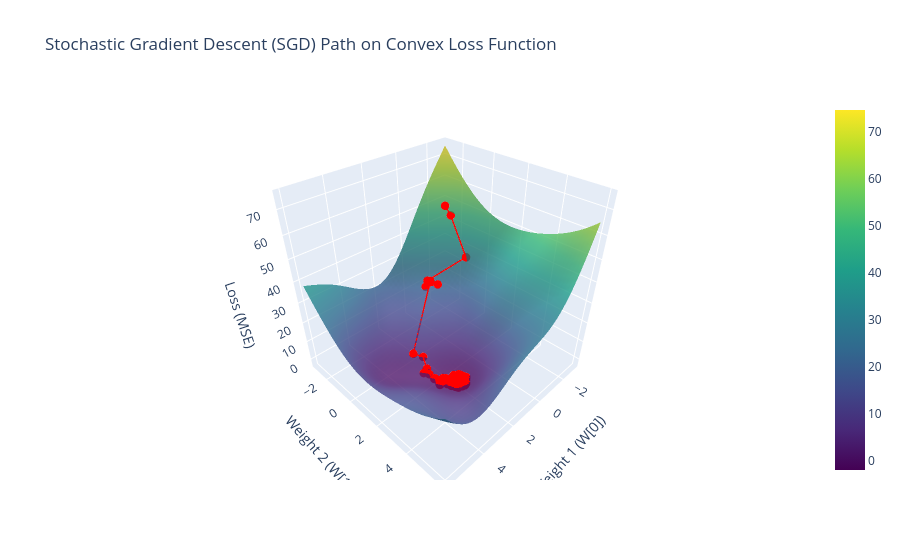

Source (notebook cell):
### Markdown cell above
::: {{layout-ncol=2}}
![Stochastic gradient descent near a piecewise linear saddle point.](attachment:image-2.png)

![Contour plot of Convex function with SGD reaching on Global minimum with much noise](attachment:image.png)
:::

### Code cell
import numpy as np
import plotly.graph_objects as go
from pydataset import data
import plotly.express as px
from plotly.offline import download_plotlyjs, init_notebook_mode, plot, iplot
import cufflinks as cf
init_notebook_mode(connected=True)
cf.go_offline()
# Generate a simple dataset for a linear regression task with 2D weights
np.random.seed(42)
X_data = np.linspace(-2, 2, 100).reshape(-1, 1)
X_data = np.hstack((X_data, np.ones_like(X_data)))  # Adding a bias column
y_data = 3 * X_data[:, 0] + 2 + np.random.normal(0, 0.5, X_data.shape[0])  # Linear relationship with noise

# Define the loss function (Mean Squared Error) and gradient
def loss_function(W, X, y):
    # Add a sinusoidal term to make the function non-convex
    preds = W[0] * X[:, 0] + W[1] * X[:, 1]
    # The sinusoidal term introduces local minima
    return np.mean((preds - y)**2) + 5 * np.sin(W[0]) * np.cos(W[1])

def gradient(W, x, y):
    # Calculate the predictions and error
    preds = W[0] * x[:, 0] + W[1] * x[:, 1]
    error = preds - y
    
    # Compute the gradient with an additional sinusoidal component
    grad_w0 = np.mean(2 * error * x[:, 0]) + 5 * np.cos(W[0]) * np.cos(W[1])
    grad_w1 = np.mean(2 * error * x[:, 1]) - 5 * np.sin(W[0]) * np.sin(W[1])
    
    return np.array([grad_w0, grad_w1])

# Initialize parameters for SGD
learning_rate = 0.1
epochs = 1
W = np.array([-2.0, -2])  # Starting with higher values for weights

# Lists to store weight and loss values for plotting
W_vals, loss_vals = [W.copy()], [loss_function(W, X_data, y_data)]

# Perform SGD
for epoch in range(epochs):
    # Shuffle data indices
    indices = np.random.permutation(len(X_data))
    X_data_shuffled = X_data[indices]
    y_data_shuffled = y_data[indices]
    
    # Update weights for each sample in the dataset
    for i in range(len(X_data_shuffled)):
        x_i = X_data_shuffled[i].reshape(1, -1)
        y_i = y_data_shuffled[i]
        
        # Compute gradient using single data point
        grad = gradient(W, x_i, np.array([y_i]))
        
        # Update weights
        W -= learning_rate * grad
        
        # Store values for 3D plot
        W_vals.append(W.copy())
        loss_vals.append(loss_function(W, X_data, y_data))

# Convert weight values into 3D coordinates for plotting
W_vals = np.array(W_vals)
loss_vals = np.array(loss_vals)
x_path, y_path = W_vals[:, 0], W_vals[:, 1]
z_path = loss_vals

# Create a meshgrid for the 3D surface of the convex function
x_range = np.linspace(-3, 6, 50)
y_range = np.linspace(-3, 6, 50)
X, Y = np.meshgrid(x_range, y_range)
Z = np.array([loss_function([x, y], X_data, y_data) for x, y in zip(np.ravel(X), np.ravel(Y))])
Z = Z.reshape(X.shape)

# Plotting with Plotly
fig = go.Figure()

# Add the 3D surface for the convex function (loss landscape)
fig.add_trace(go.Surface(z=Z, x=X, y=Y, colorscale="Viridis", opacity=0.8))

# Add the noisy SGD path as a scatter plot
fig.add_trace(go.Scatter3d(
    x=x_path, y=y_path, z=z_path,
    mode='markers+lines',
    marker=dict(size=5, color='red'),
    line=dict(color='red', width=3),
    name="Noisy SGD Path"
))

# Labels and layout adjustments
fig.update_layout(
    title="Stochastic Gradient Descent (SGD) Path on Convex Loss Function",
    scene=dict(
        xaxis_title='Weight 1 (W[0])',
        yaxis_title='Weight 2 (W[1])',
        zaxis_title='Loss (MSE)',
    )
)

fig.show()

### Figure 1 — Plotly figure (JSON) as saved in the notebook; plotly's stock layout.template omitted (floating-point values rounded to 4 significant figures; data arrays with more than 128 entries replaced by an {"elided": "..."} marker saying what was removed)
{"data": [{"colorscale": [[0, "#440154"], [0.1111, "#482878"], [0.2222, "#3e4989"], [0.3333, "#31688e"], [0.4444, "#26828e"], [0.5556, "#1f9e89"], [0.6667, "#35b779"], [0.7778, "#6ece58"], [0.8889, "#b5de2b"], [1, "#fde725"]], "opacity": 0.8, "type": "surface", "x": {"elided": "50x50 float values"}, "y": {"elided": "50x50 float values"}, "z": {"elided": "50x50 float values"}}, {"line": {"color": "red", "width": 3}, "marker": {"color": "red", "size": 5}, "mode": "markers+lines", "name": "Noisy SGD Path", "type": "scatter3d", "x": [-2, -2.049, -1.825, 0.003172, -0.29, 0.2232, -0.09872, 2.716, 2.464, 2.682, 2.961, 2.893, 2.789, 2.789, 2.729, 2.496, 2.498, 2.21, 1.902, 1.866, 1.615, 1.648, 1.871, 1.709, 1.738, 1.827, 1.709, 1.844, 1.8, 2.513, 2.365, 2.34, 2.437, 2.425, 2.272, 2.066, 1.933, 2.371, 2.037, 2.423, 2.1, 1.896, 1.826, 1.744, 2.068, 1.672, 1.864, 2.385, 2.337, 2.297, 2.086, 2.153, 2.051, 2.091, 2.513, 2.194, 2.631, 2.524, 2.716, 2.546, 2.324, 2.734, 2.396, 2.285, 2.005, 2.474, 2.27, 2.0, 1.862, 1.734, 1.586, 2.012, 1.885, 1.701, 1.721, 2.457, 2.679, 2.343, 2.132, 2.166, 2.13, 1.839, 2.861, 2.808, 2.561, 2.661, 2.379, 2.078, 2.353, 1.987, 2.052, 1.96, 1.743, 1.783, 2.356, 2.114, 1.897, 2.316, 2.139, 1.824, 2.738], "y": [-2, -1.635, -0.2834, -1.306, -0.8349, -1.215, -1.191, 0.4858, 0.9306, 1.424, 1.495, 1.496, 1.711, 2.054, 2.041, 2.26, 2.652, 2.64, 2.724, 2.996, 2.87, 2.708, 3.189, 3.142, 2.888, 3.207, 2.753, 3.088, 2.814, 2.47, 2.449, 2.449, 2.868, 2.611, 2.588, 2.898, 3.099, 2.65, 2.795, 2.607, 2.776, 2.704, 2.567, 2.866, 2.589, 2.625, 2.468, 2.252, 2.66, 2.52, 2.793, 3.144, 3.229, 2.809, 2.479, 2.66, 2.412, 2.385, 2.312, 2.258, 2.504, 2.348, 2.48, 2.336, 2.503, 2.302, 2.58, 2.797, 3.033, 3.103, 3.036, 3.354, 3.304, 2.921, 3.104, 2.485, 2.414, 2.55, 2.795, 3.156, 3.295, 3.103, 2.52, 2.429, 2.299, 2.261, 2.44, 2.582, 3.059, 2.846, 3.15, 2.96, 2.956, 3.154, 2.514, 2.555, 2.717, 3.213, 2.89, 2.878, 2.387], "z": [51.92, 48.23, 32.43, 23.15, 21.87, 21.21, 23.08, 4.292, 3.528, 0.9566, 0.4822, 0.521, 0.08872, -0.5164, -0.5834, -1.242, -1.582, -1.95, -1.825, -1.627, -1.085, -1.192, -1.24, -0.9949, -1.458, -1.11, -1.404, -1.433, -1.641, -1.48, -1.663, -1.686, -1.611, -1.713, -1.882, -1.932, -1.543, -1.805, -1.973, -1.715, -1.997, -1.806, -1.545, -1.488, -1.9, -1.2, -1.457, -1.321, -1.853, -1.803, -1.992, -1.526, -1.302, -1.989, -1.486, -1.966, -1.201, -1.38, -0.9346, -1.179, -1.764, -0.9162, -1.664, -1.533, -1.736, -1.337, -1.876, -1.947, -1.566, -1.154, -0.7955, -0.8641, -0.9062, -1.332, -1.114, -1.586, -1.089, -1.788, -1.994, -1.492, -1.1, -1.392, -0.5619, -0.7439, -1.216, -0.9982, -1.638, -1.898, -1.496, -1.921, -1.517, -1.802, -1.414, -1.156, -1.743, -1.883, -1.814, -1.194, -1.941, -1.669, -0.9293]}], "layout": {"scene": {"xaxis": {"title": {"text": "Weight 1 (W[0])"}}, "yaxis": {"title": {"text": "Weight 2 (W[1])"}}, "zaxis": {"title": {"text": "Loss (MSE)"}}}, "title": {"text": "Stochastic Gradient Descent (SGD) Path on Convex Loss Function"}}}
